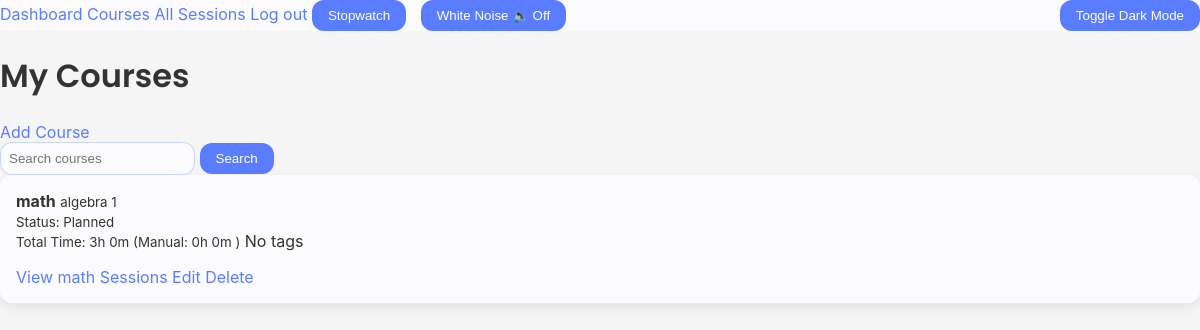
/courses (signed in), run on the app's committed database.
### models.py (models this page shows, shortened)
class Course(db.Model, UserMixin):
    id = db.Column(db.Integer, primary_key=True)
    coursename = db.Column(db.String(150), unique=True, nullable=False)
    description = db.Column(db.Text, nullable=False)
    status = db.Column(db.String(20), nullable=False, default='planned')
    createdat = db.Column(db.DateTime, default=datetime.utcnow)
    manual_hours = db.Column(db.Integer, default=0)
    total_hours = db.Column(db.Integer, nullable=False, default=0)
    user_id = db.Column(db.Integer, db.ForeignKey('user.id'), nullable=False) # links the course to a user
    sess = db.relationship('Sess', backref='course', lazy=True, cascade="all, delete-orphan")
    tags = db.Column(db.String(200))

### app.py (the view)
    @app.route('/courses')
    @login_required
    def list_courses():
        query = request.args.get('q', '').strip()
        base_query = Course.query.filter_by(user_id=current_user.id)
        if query:
            base_query = base_query.filter(
                (Course.coursename.ilike(f"%{query}%")) |
                (Course.description.ilike(f"%{query}")) |
                (Course.tags.ilike(f"%{query}%"))
            )
        courses = base_query.all()
        return render_template("courses.html", courses=courses, query=query)

### templates/courses.html (shortened to what this page needs)
{% extends "base.html" %}
{% block content %}
<h1>My Courses</h1>
<a href="{{ url_for('add_course')}}" class="course-link">Add Course</a>
<div>
    <form method="GET">
        <input type="text" name="q" value="{{ query }}" placeholder="Search courses">
        <button type="submit">Search</button>
    </form>
    {% for course in courses %}
    <div class="course-card">
        <strong>{{ course.coursename }}</strong>
        <small>{{ course.description }}</small><br>
        {% set status_display = {'planned':'Planned', 'in_progress':'In progress', 'completed':'Completed'} %}
        <small>Status: {{ status_display[course.status] }}</small><br>
        <small> Total Time: {{ course.total_hours // 60 }}h {{ course.total_hours % 60 }}m </small>
        <small>(Manual: {{ course.manual_hours // 60 }}h {{ course.manual_hours % 60 }}m )</small>
        {% if course.tags %}
        <p style="font-size: xx-small;"> Tags:
            {% for tag in course.tags.split(',') %}
            <span class="tag"></span>{{ tag }}</span>
            {% endfor %}
            {% else %}
            <span>No tags</span>
            {% endif %}
        <div class="actions">
            <a href="{{ url_for('list_sessions', course_id=course.id) }}" class="course-link">View {{ course.coursename
                }} Sessions</a>
            <a href="{{ url_for('edit_course', course_id=course.id )}}" class="course-link">Edit</a>
            <a href="{{ url_for('delete_course', course_id=course.id)}}" class="course-link">Delete</a>
        </div>
    </div>
    {% else %}
    <p> No Courses yet.</p>
    {% endfor %}
    {% endblock %}

### static/styles.css (style rules this page uses)
:root { --bg-main: #f5f5f5; --bg-card: #fbfbfd; --text-main: #333333; --text-muted: #555555; --accent-primary: #5a7dff; --accent-secondary: #9b5aff; --accent-alert: #ff6b6b; --border-radius: 12px; --shadow-light: 0 4px 12px rgba(0, 0, 0, 0.08); --nav-bg: var(--bg-card); --footer-bg: var(--bg-card); --input-bg: var(--bg-card); --input-color: var(--text-main); --input-border: rgba(90, 125, 255, 0.3); --nav-bg-dark: #101418; --footer-bg-dark: #101418; --input-bg-dark: #101418; --input-color-dark: #cfd8e0; }
body { font-family: 'Inter', 'Roboto', sans-serif; background: var(--bg-main); color: var(--text-main); margin: 0; padding: 0; transition: background 0.3s, color 0.3s; }
h1, h2, h3 { font-family: 'Poppins', sans-serif; font-weight: 600; color: var(--text-main); }
a { color: var(--accent-primary); text-decoration: none; }
.card, .course-card { background: var(--bg-card); color: var(--text-main); border-radius: var(--border-radius); box-shadow: var(--shadow-light); padding: 1rem; transition: transform 0.2s ease, box-shadow 0.2 ease; }
button { background: var(--accent-primary); color: white; border: none; border-radius: var(--border-radius); padding: 0.5rem 1rem; cursor: pointer; transition: background 0.3s, box-shadow 0.3s; }
input, textarea { background-color: var(--input-bg); color: var(--input-color); border: 1px solid var(--input-border); border-radius: var(--border-radius); padding: 0.5rem; transition: all 0.3s; }

### data on the page
Course: coursename "math", description "algebra 1", status "Planned", total_hours "3", course.total_hours%60 "0", manual_hours "0", course.manual_hours%60 "0", tags "No tags"
